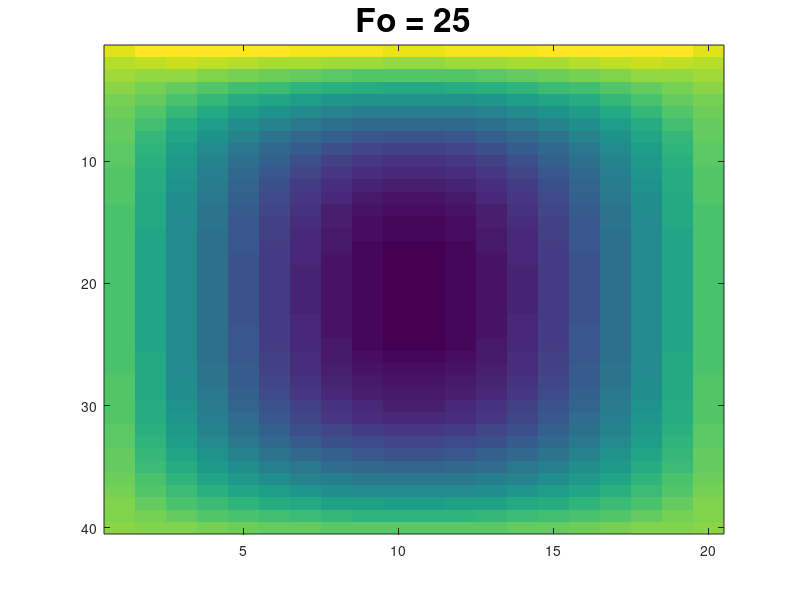

Recreate this plot in MATLAB.
% Transport Project
% 23 March 2015
% Max Payson, Lori Kaufman, Sam Faucher, Molly Wolf

function [] = main_func()
    % Define width, length, number of time steps, and 
    % Fourier number Fo (dimensionless time) per step
    l = 40;
    w = 20;
    steps = 100;
    Fo = 0.25;

    % Define the heat flow boundary conditions (q=0 represents no heat flow)
    % q(1) = top, q(2) = right, q(3) = bottom, q(4) = left
    q = [1,0,0,0];

    n=w*l; % Total number of matrix points
    T = zeros(steps,n);  % Initialize temperature matrix
    % T(1,:) = 0.5  % Specify initial conditions for temperature matrix

    % Initialize loc matrix specifying category of point
    loc = set_location(w,n);    

    % Initialize MAT, the coefficient matrix, and C, the constant matrix
    MAT = zeros(n,n);
    C = zeros(n,1);  

    for j = 1:steps  % Step through time
        for i = 1:n  % Step through the temperature matrix
            if loc(i)==0  % Interior node
                MAT(i,:) = interior_step(w, n, i, Fo); % Add row to MAT
                C(i,1) = T(j,i);
            elseif mod(loc(i), 2) == 0 % Edge node (even number in loc)
                MAT(i,:) = edge_step(w, n, i, Fo, loc(i));
                if q(loc(i)/2) == 0 % No heat flow through this edge
                    C(i,1) = T(j,i) + Fo;
                else % There is heat flow through this edge
                    C(i,1) = T(j,i) + .05*T(j,i) + Fo; % Increase .05 per time step 
                end
            else % Corner node
                MAT(i,:) = corner_step(w, n, i, Fo, loc(i));
                C(i,1) = corner_stepConst(loc(i), Fo, q, T(j,i));
            end
        end

        temp = MAT\C;  % Calculate temperature at next time step
        T(j+1,:) = temp(:);  % Store calculated temperature in T matrix
    end
    % Reformat 2D T matrix to 3D temperature matrix displayT
    
    %assumes initial T distribution is all equal to 0
    displayT = zeros(l,w,steps+1);
    for k=2:steps+1 % Step through time
        for r=1:l % Step through rows
            displayT(r,:,k) = T(k,r*w-w+1:r*w);
        end
    end
    
    % Plot displayT over time
    for m = 1:steps+1
        imagesc(displayT(:,:,m));
        tau = (m-1)*Fo;
        tau = num2str(tau);
        text = ['Fo = ' tau];
        title(text,'fontsize',24);
        pause(.1)
    end
end

% Function: set_location()
% This function creates a matrix loc that indicates a category for each point
% in the matrix that indicates which edges that point borders.
% Inputs: width (w), length (l), and number of points (n) in matrix
% Outputs: location matrix (loc) defining a type for each matrix point:
%   loc=0 interior; loc=1 top-left; loc=2 top; loc=3 top-right; loc=4 right 
%   loc=5 bottom-right; loc=6 bottom; loc=7 bottom-left; loc=8 left.

function[loc] = set_location(w, n)
    loc = zeros(n);
    loc(1) = 1; % Top-left point
    loc(n) = 5; % Bottom-right point
    loc(w) = 3; % Top-right point
    loc(n-w+1) = 7; % Bottom-left point
    loc(2:w-1) = 2; % Top points
    loc(n-w+2:n-1) = 6; % Bottom points
    loc(w+1:w:n-2*w+1) = 8; % Left points
    loc(2*w:w:n-w) = 4; % Right points
end

% Function: interior_step()
% This function creates a row to be added to the temperature coefficient matrix 
% corresponding to an interior node.
% Inputs: width (w), # of points (n), location in matrix (i), Fourier number (Fo)
% Outputs: row to be added to temperature coefficient matrix (new_row)

function[new_row] = interior_step(w, n, i, Fo)
    new_row = zeros(1,n);
    new_row(i) = 1 + 4*Fo;
    new_row(i-1) = -Fo;
    new_row(i+1) = -Fo;
    new_row(i-w) = -Fo;
    new_row(i+w) = -Fo;
end

% Function: edge_step()
% This function creates a row to be added to the temperature coefficient matrix
% corresponding to an edge node.
% Inputs: width (w), # of points (n), location in matrix (i), Fourier number (Fo),
% location matrix value representing the edges bordered (pos)
% Outputs: row to be added to temperature coefficient matrix (new_row)

function[new_row] = edge_step(w, n, i, Fo, pos)
    new_row = zeros(1,n); % Initialize new row
    new_row(i) = 1 + 4*Fo; % Coefficient for given node i

    if pos == 2 % If top edge, don't include non-existent top node
        new_row(i-1) = -Fo;
        new_row(i+1) = -Fo;
        new_row(i+w) = -Fo;
    elseif pos == 4 % If right edge, don't include non-existent right node
        new_row(i-1) = -Fo;
        new_row(i-w) = -Fo;
        new_row(i+w) = -Fo;
    elseif pos == 6 % If bottom edge, don't include non-existent bottom node
        new_row(i-1) = -Fo;
        new_row(i+1) = -Fo;
        new_row(i-w) = -Fo;
    elseif pos == 8 % If left edge, don't include non-existent left node
        new_row(i+1) = -Fo;
        new_row(i-w) = -Fo;
        new_row(i+w) = -Fo;
    end
end

% Function: corner_step()
% This function creates a row to be added to the temperature coefficient matrix
% corresponding to a corner node.
% Inputs: width (w), # of points (n), location in matrix (i), Fourier number (Fo),
% location matrix value representing the edges bordered (pos)
% Outputs: row to be added to temperature coefficient matrix (new_row)

function[new_row] = corner_step(w, n, i, Fo, pos)
    new_row = zeros(1,n);
    new_row(i) = 1 + 4*Fo;
    
    if pos == 1 % Top-left
        new_row(i+1) = -Fo;
        new_row(i+w) = -Fo;
    elseif pos == 3 % Top-right
        new_row(i-1) = -Fo;
        new_row(i+w) = -Fo;
    elseif pos == 5 % Bottom-right
        new_row(i-1) = -Fo;
        new_row(i-w) = -Fo;
    elseif pos == 7 % Bottom-left
        new_row(i+1) = -Fo;
        new_row(i-w) = -Fo;
    end
end

% Function: corner_stepConst()
% This function finds the relevant constant for the constant vector C
% corresponding to a corner node. The three possible conditions are: 
% 	(1) heat flow from both sides, (2) constant temperature at both sides,
% 	and (3) heat flow from one side and constant temperature at the other.
% Inputs: location matrix value representing the edges bordered (corner),
% Fourier number (Fo), heat flow matrix (q), current temperature matrix (temp)
% Outputs: constant matrix (const)

function[const] = corner_stepConst(corner, Fo, q, temp)
    % Determine whether there is heat flow at each edge for the corner
    if corner == 1 % Top-left
        q1 = q(1); % Top
        q2 = q(4); % Left
    elseif corner == 3 % Top-right
        q1 = q(1); % Top
        q2 = q(2); % Right
    elseif corner == 5 % Bottom-right
        q1 = q(2); % Right
        q2 = q(3); % Bottom
    elseif corner == 7 % Bottom-left
        q1 = q(3); % Bottom
        q2 = q(4); % Left
    end

    if q1 == 0 && q2 == 0 % (1) Constant temperature on both sides
        const = temp + 2*Fo;
    elseif q1 ~= 0 && q2 ~= 0 % (2) Heat flow on both sides
        const = temp + 2*.05*temp + 2*Fo;
    else % (3) Heat flow on one side and constant temperature on the other
        const = temp + 2*Fo + .05*temp;
    end
end